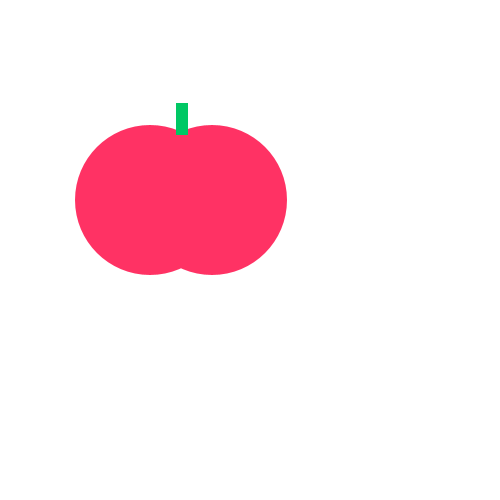
Frame 1 (no input)
Frame 60 (the mouse pressed at the canvas centre just before this capture): identical to frame 1, image omitted
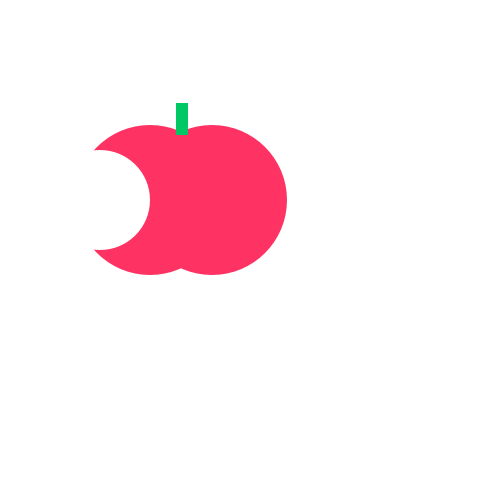
Frame 120 (the mouse held since frame 60 and released just before this capture)

The Processing sketch that drew these frames (run headless with seeded random() and noise(); from frame 60 on, the mouse is pressed at the canvas centre):

// Processing sketch: TastyTomato
// ── TastyTomato.pde
void setup() {
    size(500, 500);
}
void draw() {
    fill(255,50,100);
    background(255, 255, 255);
    noStroke();
    ellipse(150, 200, 150, 150);
    ellipse(212, 200, 150, 150);
    
    fill(0,200,100);
    rect(176, 103, 12, 32);
    if(mousePressed){
    fill(255,255,255);
    ellipse(100, 200, 100, 100);
    }
}
